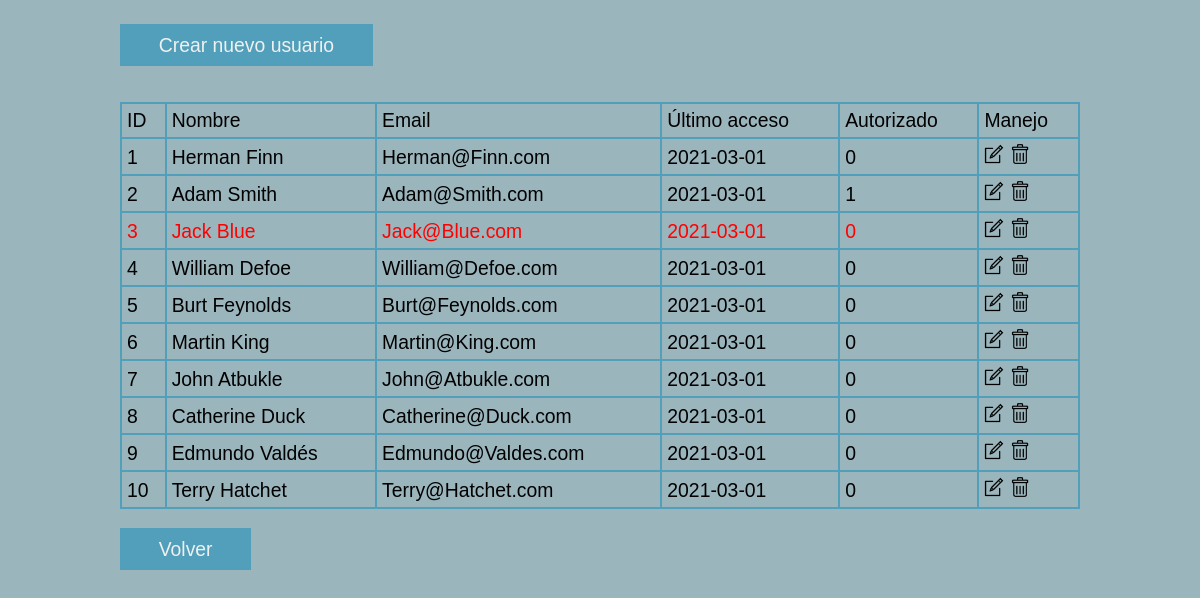
The app's page /usuarios.php (signed in) with its own data.
### tables this page shows
CREATE TABLE `user` (
  `UserID` int(11) NOT NULL,
  `BirthDate` date DEFAULT NULL,
  `Email` varchar(100) NOT NULL,
  `Address` varchar(100) DEFAULT NULL,
  `PostalCode` varchar(5) DEFAULT NULL,
  `Password` varchar(50) NOT NULL,
  `City` varchar(50) DEFAULT NULL,
  `State` varchar(50) DEFAULT NULL,
  `FullName` varchar(50) NOT NULL,
  `LastAccess` date DEFAULT NULL,
  `Enabled` int(11) NOT NULL
);

### baseDatos.php (the view, shortened to what this page needs)
<?php
    Class Connection{
        public function __construct(){
            try{
                $this->conn_db = new PDO('mysql:host='.DB_HOST.'; dbname='.DB_NAME.'', DB_USER, DB_PASS);
                $this->conn_db->setAttribute(PDO::ATTR_ERRMODE, PDO::ERRMODE_EXCEPTION);
                return $this->conn_db;
            }catch(Exception $e){
                echo "Error: " . $e->getLine();
            }
        }
    }
    class Users extends Connection{
        public function listadoUsuarios(){
            $sql= "SELECT UserID, FullName, Email, LastAccess, Enabled FROM user";
            $stmt=$this->conn_db->query($sql);
            if($stmt->rowCount()>0){
                echo "<table class=\"tabla\">\n
                    <tr>\n
                        <th>ID</th>\n
                        <th>Nombre</th>\n
                        <th>Email</th>\n
                        <th>Último acceso</th>\n
                        <th>Autorizado</th>\n
                        <th>Manejo</th>\n
                    </tr>\n";
                while($fila=$stmt->fetch()){
                    echo "<tr class='admin'>\n
                            <td>" . $fila["UserID"] . "</td>\n
                            <td>" . $fila["FullName"] . "</td>\n
                            <td>" . $fila["Email"] . "</td>\n
                            <td>" . $fila["LastAccess"] . "</td>\n
                            <td>" . $fila["Enabled"] . "</td>\n
                            <td><a href='formUsuarios.php?editar=" . $fila["UserID"] . "'><img src='img/editar.png'></a>
                                <a href='formUsuarios.php?borrar=" . $fila["UserID"] . "'><img src='img/borrar.png'></a>
                                </td>\n
                        </tr>";
                    }
                echo "</table>";
            }else{
                echo "<div class='feedback'><p>Error al mostrar usuarios.</p></div>";
            }
        }
    }
?>

### css/estilos.css (style rules this page uses)
:root { --dark: #529fbb; --med: #9bb5bd; --light: #d4e0e0; --text-dark: #185f8a; --text-light: #eff0f0; }
* { margin: 0; padding: 0; font-size: 1.1rem; font-weight: 100; vertical-align: baseline; font-family: Arial, sans-serif; color: var(--text-darkdark); box-sizing: border-box; border-style: none; text-decoration: none; }
body { background-color: var(--med); margin: 2% 10%; }
table { border-spacing: 0; margin-bottom: 1em; width: 100%; border: 1px solid var(--dark); }
td, th { border: 1px solid var(--dark); text-align: left; padding: 5px; }
td { font-family: Arial, sans-serif; }
img { width: 20px; height: 20px; }
.admin:nth-child(4) { color: red; pointer-events:none; }

### records on screen
user: UserID "1", FullName "Herman Finn", Email "Herman@Finn.com", LastAccess "2021-03-01", Enabled "0"
user: UserID "2", FullName "Adam Smith", Email "Adam@Smith.com", LastAccess "2021-03-01", Enabled "1"
user: UserID "3", FullName "Jack Blue", Email "Jack@Blue.com", LastAccess "2021-03-01", Enabled "0"
user: UserID "4", FullName "William Defoe", Email "William@Defoe.com", LastAccess "2021-03-01", Enabled "0"
user: UserID "5", FullName "Burt Feynolds", Email "Burt@Feynolds.com", LastAccess "2021-03-01", Enabled "0"
user: UserID "6", FullName "Martin King", Email "Martin@King.com", LastAccess "2021-03-01", Enabled "0"
user: UserID "7", FullName "John Atbukle", Email "John@Atbukle.com", LastAccess "2021-03-01", Enabled "0"
user: UserID "8", FullName "Catherine Duck", Email "Catherine@Duck.com", LastAccess "2021-03-01", Enabled "0"
user: UserID "9", FullName "Edmundo Valdés", Email "Edmundo@Valdes.com", LastAccess "2021-03-01", Enabled "0"
user: UserID "10", FullName "Terry Hatchet", Email "Terry@Hatchet.com", LastAccess "2021-03-01", Enabled "0"
